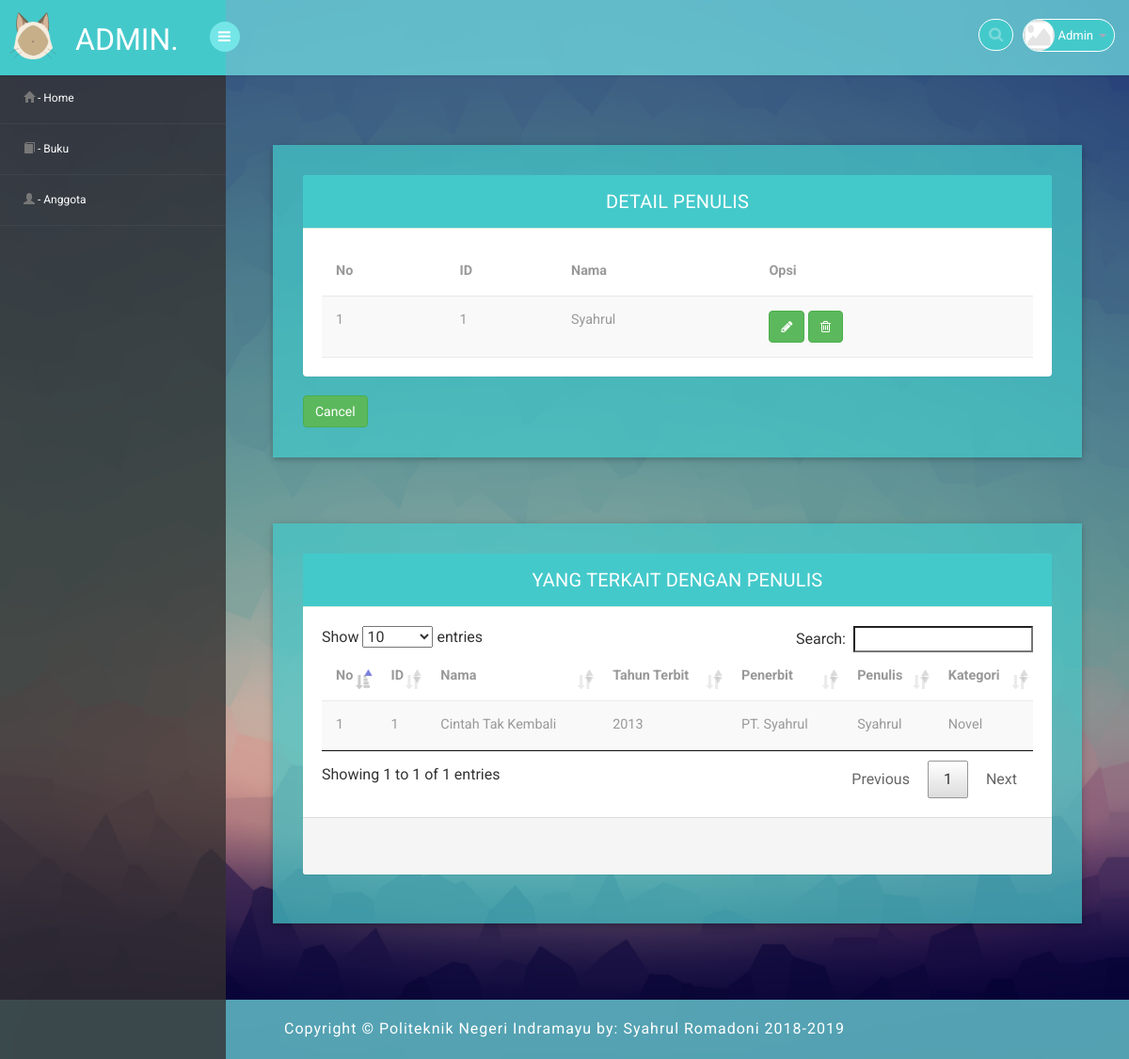
/1/media.php?page=detail_penulis&id=1 (signed in), run on the app's committed database.
### tables this page shows
CREATE TABLE `penulis` (
  `id` int(11) NOT NULL,
  `nama` varchar(255) NOT NULL,
  `alamat` text,
  `telepon` varchar(255) DEFAULT NULL,
  `email` varchar(255) DEFAULT NULL
);

CREATE TABLE `buku` (
  `id` int(11) NOT NULL,
  `nama` varchar(255) NOT NULL,
  `tahun_terbit` year(4) DEFAULT NULL,
  `id_penulis` int(11) DEFAULT NULL,
  `id_penerbit` int(11) DEFAULT NULL,
  `id_kategori` int(11) DEFAULT NULL,
  `sinopsis` text,
  `sampul` varchar(255) DEFAULT NULL,
  `berkas` varchar(255) DEFAULT NULL
);

CREATE TABLE `penerbit` (
  `id` int(11) NOT NULL,
  `nama` varchar(255) DEFAULT NULL,
  `alamat` text,
  `telepon` varchar(255) DEFAULT NULL,
  `email` varchar(2555) DEFAULT NULL
);

CREATE TABLE `kategori` (
  `id` int(11) NOT NULL,
  `nama` varchar(255) NOT NULL
);

### 1/halaman/mod_buku/detail_penulis.php (the view, shortened to what this page needs)
<?php
include "../config/koneksi.php";
$id=$_GET['id'];
$query = "SELECT * FROM penulis WHERE id='$id'";
$hasil = mysqli_query($conn, $query);
$tampil = mysqli_num_rows($hasil);
$i = 1;
if ( $tampil> 0) {
    while ( $data = mysqli_fetch_assoc($hasil)) {
?>
<div class="row">
    <div class="panel-body">
        <div class="col-md-12 w3ls-graph">
            <div class="agileinfo-grap">
                <div class="panel panel-default">
                    <div class="panel-heading">DETAIL PENULIS</div>
                        <div class="table-responsive sr">
                          <table class="table table-striped b-t b-light">
                            <thead>
                              <tr>
                                <th>No</th>
                                <th>ID</th>
                                <th>Nama</th>
                                <th>Opsi</th>
                              </tr>
                            </thead>
                            <tbody>
                                <tr>
                                    <td><?php echo $i++ ?></td>
                                    <td><?php echo $data['id']; ?></td>
                                    <td><?php echo $data['nama']; ?></td>
                                    <td>
                                        <a href="media.php?page=edit_penulis&id=<?php echo $data['id'] ?>"><button class="btn btn-success" type="submit"><i class="fa fa-pencil"></i></button></a>
                                        <a href="halaman/mod_buku/aksi_hapus_penulis.php?id=<?php echo $data['id'] ?>"><button class="btn btn-success" type="submit"><i class="fa fa-trash-o"></i></button></a>
                                    </td>
                              </tr>
                            </tbody>
                        </table>
                    </div>
                </div>
                <div align="left">
                    <button class="btn btn-success" type="button" onclick="history.back()">Cancel</button>
                </div>
            </div>
        </div>
    </div>
</div>
<div class="row">
    <div class="panel-body">
        <div class="col-md-12 w3ls-graph">
            <div class="agileinfo-grap">
                <div class="panel panel-default">
                    <div class="panel-heading">YANG TERKAIT DENGAN PENULIS</div>
                        <div class="table-responsive sr">
                          <table id="data" class="table table-striped b-t b-light">
                            <thead>
                              <tr>
                                <th>No</th>
                                <th>ID</th>
                                <th>Nama</th>
                                <th>Tahun Terbit</th>
                                <th>Penerbit</th>
                                <th>Penulis</th>
                                <th>Kategori</th>
                              </tr>
                            </thead>
                            <tbody>
                                <?php
                                    $query  = "SELECT * FROM buku WHERE id_penulis='$id'";
                                    $hasil  = mysqli_query($conn, $query);
                                    $tampil = mysqli_num_rows($hasil);
                                    $i = 1;
                                    if ( $tampil> 0) {
                                        while ( $data = mysqli_fetch_assoc($hasil)) {
                                ?>
                                <tr>
                                    <td><?php echo $i++ ?></td>
                                    <td><?php echo $data['id']; ?></td>
                                    <td><?php echo $data['nama']; ?></td>
                                    <td><?php echo $data['tahun_terbit']; ?></td>
                                    <?php
                                        $data1 = mysqli_query($conn, "SELECT * FROM penerbit WHERE id='$data[id_penerbit]'");
                                        $id    = mysqli_fetch_array($data1);
                                        $mp1   = $id['nama'];
                                    ?>
                                    <td><?php echo $mp1; ?></td>
                                    <?php
                                        $data2 = mysqli_query($conn, "SELECT * FROM penulis WHERE id='$data[id_penulis]'");
                                        $id    = mysqli_fetch_array($data2);
                                        $mp2   = $id['nama'];
                                    ?>
                                    <td><?php echo $mp2; ?></td>
                                    <?php
                                        $data3 = mysqli_query($conn, "SELECT * FROM kategori WHERE id='$data[id_kategori]'");
                                        $id    = mysqli_fetch_array($data3);
                                        $mp3   = $id['nama'];
                                    ?>
                                    <td><?php echo $mp3; ?></td>
                                </tr>
                                <?php
                                    }
                                }
                                ?>
                            </tbody>
                        </table>
                    </div>
                    <footer class="panel-footer">
                        <div class="row">
                        </div>
                    </footer>
                </div>
            </div>
        </div>
    </div>
</div>
<?php
    }
}
?>

### assets/css/style.css (style rules this page uses)
.sr { padding: 20px; }
.row { padding: 20px; }
html, body { font-family: 'Roboto', sans-serif; font-size: 100%; overflow-x: hidden; background: url(../images/bg00.png) no-repeat 0px 0px; background-size:cover; background-repeat: no-repeat; background-attachment: fixed; -webkit-background-size: 100%; }
body a { transition: 0.5s all ease; -webkit-transition: 0.5s all ease; -moz-transition: 0.5s all ease; -o-transition: 0.5s all ease; -ms-transition: 0.5s all ease; text-decoration:none; }
.panel-heading { position: relative; height: 57px; line-height: 57px; letter-spacing: 0.2px; color: white; font-size: 18px; font-weight: 400; padding: 0 16px; background:#44c9cb; border-top-right-radius: 2px; border-top-left-radius: 2px; text-transform: uppercase; text-align: center; }
.panel { border: none ! important; }
.agileinfo-grap { padding: 2em; background:rgba(68, 201, 203, 0.70); box-shadow: 0 2px 5px 0 rgba(0, 0, 0, 0.16), 0 2px 10px 0 rgba(0, 0, 0, 0.12); }
.table>thead>tr>th { border-bottom: 1px solid #e1ab91 ! important; }
.table>tbody>tr>td, .table>tbody>tr>th, .table>tfoot>tr>td, .table>tfoot>tr>th, .table>thead>tr>td, .table>thead>tr>th { border-bottom: 1px solid #e9e9e9 ! important; }
.table > thead > tr > th, .table > tbody > tr > th, .table > tfoot > tr > th, .table > thead > tr > td, .table > tbody > tr > td, .table > tfoot > tr > td { border-top: none !important; }
.table td, .table>tbody>tr>td, .table>tbody>tr>th, .table>tfoot>tr>td, .table>tfoot>tr>th, .table>thead>tr>td, .table>thead>tr>th { padding: 15px!important; }
.table > thead > tr > th, .table > tbody > tr > th, .table > tfoot > tr > th, .table > thead > tr > td, .table > tbody > tr > td, .table > tfoot > tr > td { font-size: 0.9em; color: #999; border-top: none !important; }
.panel-default>.panel-heading { color: white ! important; background-color: #44c9cb ! important; border-color: #ddede0 ! important; font-size: 20px; }

### data on the page
penulis: id "1", nama "Syahrul"
buku: id "1", nama "Cintah Tak Kembali", tahun_terbit "2013", id_penerbit.nama "PT. Syahrul", id_penulis.nama "Syahrul", id_kategori.nama "Novel"

### other printed values
$_SESSION['username'] "Admin"
